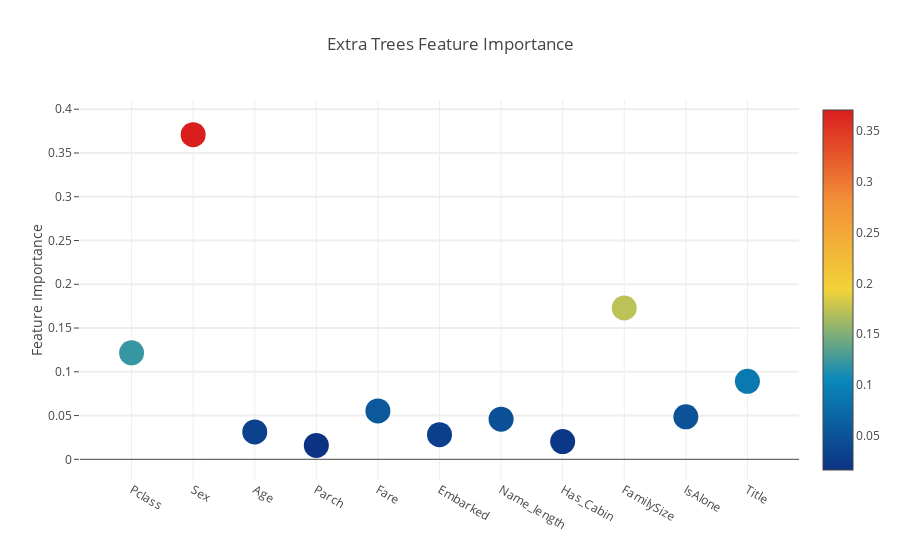

The code cell stored with this chart in its notebook:
### Code cell
# Scatter plot 
trace = go.Scatter(
    y = feature_dataframe['Extra Trees  feature importances'].values,
    x = feature_dataframe['features'].values,
    mode='markers',
    marker=dict(
        sizemode = 'diameter',
        sizeref = 1,
        size = 25,
#       size= feature_dataframe['AdaBoost feature importances'].values,
        #color = np.random.randn(500), #set color equal to a variable
        color = feature_dataframe['Extra Trees  feature importances'].values,
        colorscale='Portland',
        showscale=True
    ),
    text = feature_dataframe['features'].values
)
data = [trace]

layout= go.Layout(
    autosize= True,
    title= 'Extra Trees Feature Importance',
    hovermode= 'closest',
#     xaxis= dict(
#         title= 'Pop',
#         ticklen= 5,
#         zeroline= False,
#         gridwidth= 2,
#     ),
    yaxis=dict(
        title= 'Feature Importance',
        ticklen= 5,
        gridwidth= 2
    ),
    showlegend= False
)
fig = go.Figure(data=data, layout=layout)
py.iplot(fig,filename='scatter2010')

### Figure 1 — Plotly figure (JSON) as saved in the notebook; plotly's stock layout.template omitted (floating-point values rounded to 4 significant figures)
{"data": [{"marker": {"color": [0.1217, 0.371, 0.0313, 0.01592, 0.05526, 0.02816, 0.0459, 0.0203, 0.1729, 0.04854, 0.0891], "colorscale": "Portland", "showscale": true, "size": 25, "sizemode": "diameter", "sizeref": 1}, "mode": "markers", "text": ["Pclass", "Sex", "Age", "Parch", "Fare", "Embarked", "Name_length", "Has_Cabin", "FamilySize", "IsAlone", "Title"], "type": "scatter", "x": ["Pclass", "Sex", "Age", "Parch", "Fare", "Embarked", "Name_length", "Has_Cabin", "FamilySize", "IsAlone", "Title"], "y": [0.1217, 0.371, 0.0313, 0.01592, 0.05526, 0.02816, 0.0459, 0.0203, 0.1729, 0.04854, 0.0891]}], "layout": {"autosize": true, "hovermode": "closest", "showlegend": false, "title": "Extra Trees Feature Importance", "yaxis": {"gridwidth": 2, "ticklen": 5, "title": "Feature Importance"}}}
